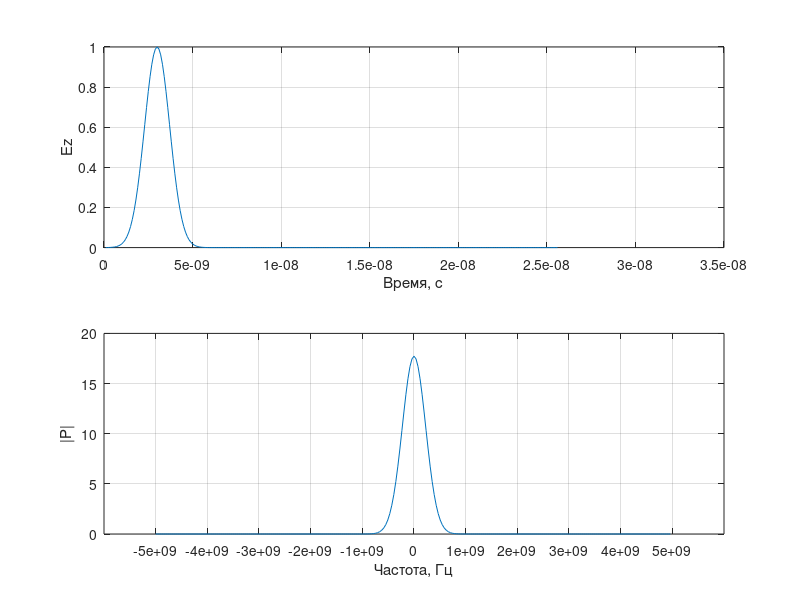

MATLAB code for this plot:
%% Расчет спектра гауссова импульса

% Размер массива
size = 256;

% шаг по времени
dt = 1e-10;

% Шаг по частоте
df = 1.0 / (size * dt);

% Гауссов импульс
time = 1:size;
gauss = exp (-(time - 30.0) .^ 2 / 100.0);

% Расчет спектра
spectrum = fft(gauss);
spectrum = fftshift (spectrum);

% Расчет частоты
freq = (-size / 2:size / 2 - 1) * df;

% Отображение импульса
subplot (2, 1, 1)
plot (time * dt, gauss)
grid on
xlabel ('Время, с')
ylabel ('Ez')

% Отображение спектра
subplot (2, 1, 2)
plot (freq, abs (spectrum))
grid on
xlabel ('Частота, Гц')
ylabel ('|P|')
set(gca,'XTick',[-5e9: 1e9: 5e9])